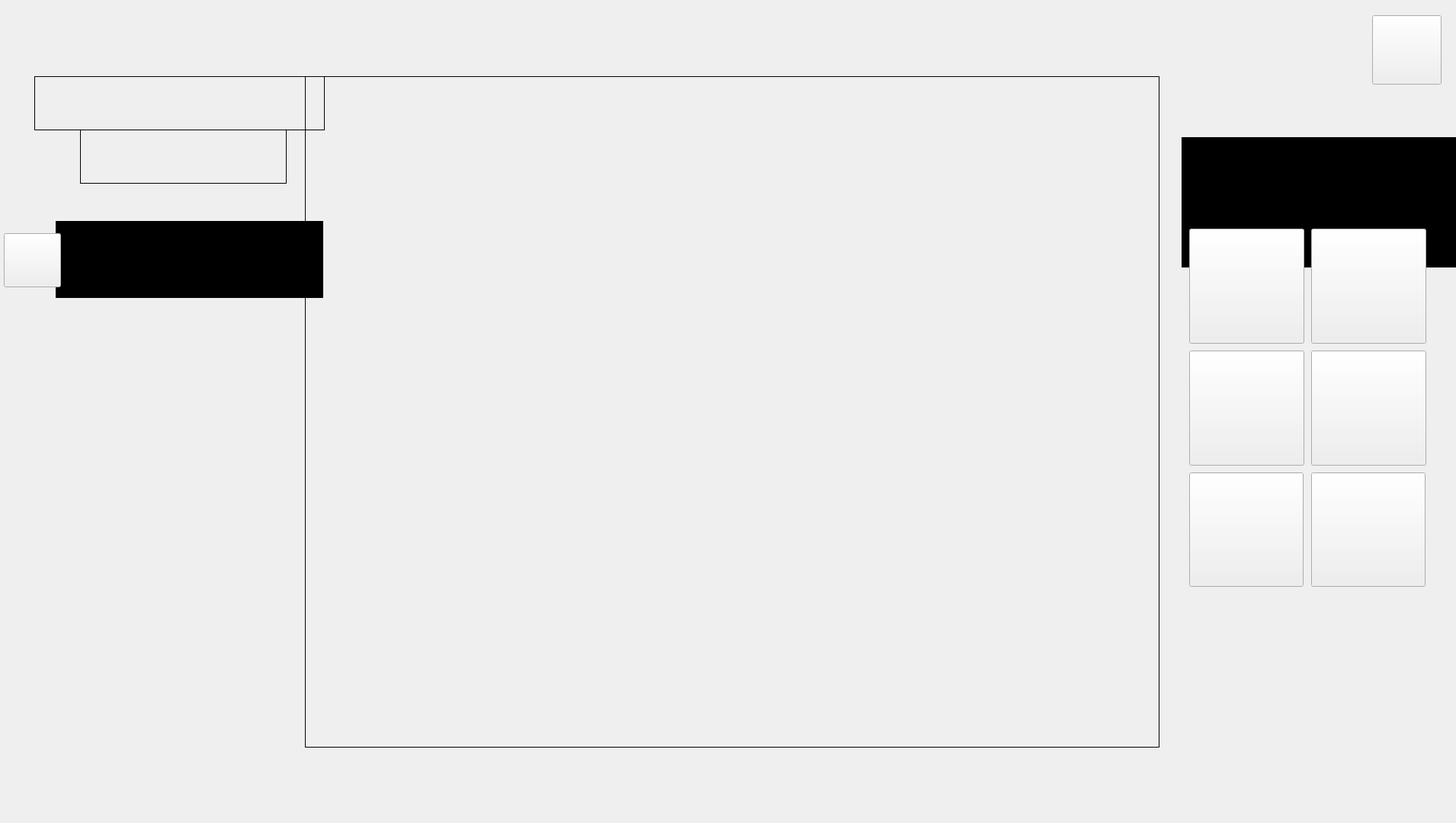
<?xml version="1.0" encoding="UTF-8"?>
<ui version="4.0">
 <class>Form</class>
 <widget class="QWidget" name="Form">
  <property name="geometry">
   <rect>
    <x>0</x>
    <y>0</y>
    <width>1910</width>
    <height>1080</height>
   </rect>
  </property>
  <property name="windowTitle">
   <string>Form</string>
  </property>
  <widget class="QPushButton" name="LipsButton">
   <property name="enabled">
    <bool>true</bool>
   </property>
   <property name="geometry">
    <rect>
     <x>1560</x>
     <y>300</y>
     <width>151</width>
     <height>151</height>
    </rect>
   </property>
   <property name="styleSheet">
    <string notr="true">background-image: url(:/newPrefix/lips.png);
border-color: rgb(255, 255, 255);</string>
   </property>
   <property name="text">
    <string/>
   </property>
  </widget>
  <widget class="QPushButton" name="EyesButton">
   <property name="geometry">
    <rect>
     <x>1560</x>
     <y>460</y>
     <width>151</width>
     <height>151</height>
    </rect>
   </property>
   <property name="styleSheet">
    <string notr="true">background-image: url(:/newPrefix/eye.png);
border-color: rgb(255, 255, 255);</string>
   </property>
   <property name="text">
    <string/>
   </property>
  </widget>
  <widget class="QPushButton" name="BlingButton">
   <property name="geometry">
    <rect>
     <x>1720</x>
     <y>300</y>
     <width>151</width>
     <height>151</height>
    </rect>
   </property>
   <property name="styleSheet">
    <string notr="true">background-image: url(:/newPrefix/bling.png);</string>
   </property>
   <property name="text">
    <string/>
   </property>
  </widget>
  <widget class="QPushButton" name="BlushButton">
   <property name="geometry">
    <rect>
     <x>1720</x>
     <y>460</y>
     <width>151</width>
     <height>151</height>
    </rect>
   </property>
   <property name="styleSheet">
    <string notr="true">border-color: rgb(255, 255, 255);</string>
   </property>
   <property name="text">
    <string/>
   </property>
   <property name="iconSize">
    <size>
     <width>150</width>
     <height>150</height>
    </size>
   </property>
  </widget>
  <widget class="QPushButton" name="mirrorButton">
   <property name="geometry">
    <rect>
     <x>1560</x>
     <y>620</y>
     <width>150</width>
     <height>150</height>
    </rect>
   </property>
   <property name="text">
    <string/>
   </property>
  </widget>
  <widget class="QPushButton" name="closeButton">
   <property name="geometry">
    <rect>
     <x>1800</x>
     <y>20</y>
     <width>91</width>
     <height>91</height>
    </rect>
   </property>
   <property name="text">
    <string/>
   </property>
  </widget>
  <widget class="QLabel" name="imgLabel">
   <property name="geometry">
    <rect>
     <x>400</x>
     <y>100</y>
     <width>1121</width>
     <height>881</height>
    </rect>
   </property>
   <property name="frameShape">
    <enum>QFrame::Box</enum>
   </property>
   <property name="text">
    <string/>
   </property>
  </widget>
  <widget class="QLabel" name="timeLabel">
   <property name="geometry">
    <rect>
     <x>45</x>
     <y>100</y>
     <width>381</width>
     <height>71</height>
    </rect>
   </property>
   <property name="font">
    <font>
     <weight>75</weight>
     <bold>true</bold>
    </font>
   </property>
   <property name="styleSheet">
    <string notr="true">border: 1px solid black;</string>
   </property>
   <property name="text">
    <string/>
   </property>
  </widget>
  <widget class="QTextEdit" name="Mirrorex">
   <property name="geometry">
    <rect>
     <x>1550</x>
     <y>180</y>
     <width>391</width>
     <height>171</height>
    </rect>
   </property>
   <property name="font">
    <font>
     <family>Nyala</family>
     <pointsize>18</pointsize>
    </font>
   </property>
   <property name="styleSheet">
    <string notr="true">background-color: black;
color: white;
border: 1px solid black;</string>
   </property>
   <property name="frameShadow">
    <enum>QFrame::Raised</enum>
   </property>
   <property name="lineWidth">
    <number>1</number>
   </property>
   <property name="readOnly">
    <bool>true</bool>
   </property>
   <property name="html">
    <string>&lt;!DOCTYPE HTML PUBLIC &quot;-//W3C//DTD HTML 4.0//EN&quot; &quot;http://www.w3.org/TR/REC-html40/strict.dtd&quot;&gt;
&lt;html&gt;&lt;head&gt;&lt;meta name=&quot;qrichtext&quot; content=&quot;1&quot; /&gt;&lt;style type=&quot;text/css&quot;&gt;
p, li { white-space: pre-wrap; }
&lt;/style&gt;&lt;/head&gt;&lt;body style=&quot; font-family:'Nyala'; font-size:18pt; font-weight:400; font-style:normal;&quot;&gt;
&lt;p align=&quot;center&quot; style=&quot; margin-top:12px; margin-bottom:12px; margin-left:0px; margin-right:0px; -qt-block-indent:0; text-indent:0px;&quot;&gt;&lt;span style=&quot; font-size:22pt;&quot;&gt; &lt;/span&gt;&lt;/p&gt;&lt;/body&gt;&lt;/html&gt;</string>
   </property>
   <property name="textInteractionFlags">
    <set>Qt::NoTextInteraction</set>
   </property>
  </widget>
  <widget class="QTextEdit" name="Mirrortitle">
   <property name="geometry">
    <rect>
     <x>73</x>
     <y>290</y>
     <width>351</width>
     <height>101</height>
    </rect>
   </property>
   <property name="font">
    <font>
     <family>Nyala</family>
     <pointsize>18</pointsize>
    </font>
   </property>
   <property name="styleSheet">
    <string notr="true">background-color: black;
color: white;
border: 1px solid black;</string>
   </property>
   <property name="frameShadow">
    <enum>QFrame::Raised</enum>
   </property>
   <property name="lineWidth">
    <number>1</number>
   </property>
   <property name="readOnly">
    <bool>true</bool>
   </property>
   <property name="html">
    <string>&lt;!DOCTYPE HTML PUBLIC &quot;-//W3C//DTD HTML 4.0//EN&quot; &quot;http://www.w3.org/TR/REC-html40/strict.dtd&quot;&gt;
&lt;html&gt;&lt;head&gt;&lt;meta name=&quot;qrichtext&quot; content=&quot;1&quot; /&gt;&lt;style type=&quot;text/css&quot;&gt;
p, li { white-space: pre-wrap; }
&lt;/style&gt;&lt;/head&gt;&lt;body style=&quot; font-family:'Nyala'; font-size:18pt; font-weight:400; font-style:normal;&quot;&gt;
&lt;p align=&quot;center&quot; style=&quot; margin-top:12px; margin-bottom:12px; margin-left:0px; margin-right:0px; -qt-block-indent:0; text-indent:0px;&quot;&gt;&lt;span style=&quot; font-size:22pt;&quot;&gt; &lt;/span&gt;&lt;/p&gt;&lt;/body&gt;&lt;/html&gt;</string>
   </property>
   <property name="textInteractionFlags">
    <set>Qt::NoTextInteraction</set>
   </property>
  </widget>
  <widget class="QPushButton" name="apple">
   <property name="geometry">
    <rect>
     <x>5</x>
     <y>306</y>
     <width>75</width>
     <height>71</height>
    </rect>
   </property>
   <property name="text">
    <string/>
   </property>
  </widget>
  <widget class="QLabel" name="dateLabel">
   <property name="geometry">
    <rect>
     <x>105</x>
     <y>170</y>
     <width>271</width>
     <height>71</height>
    </rect>
   </property>
   <property name="font">
    <font>
     <weight>75</weight>
     <bold>true</bold>
    </font>
   </property>
   <property name="styleSheet">
    <string notr="true">border: 1px solid black;</string>
   </property>
   <property name="text">
    <string/>
   </property>
  </widget>
  <widget class="QPushButton" name="shopButton">
   <property name="geometry">
    <rect>
     <x>1720</x>
     <y>620</y>
     <width>150</width>
     <height>150</height>
    </rect>
   </property>
   <property name="text">
    <string/>
   </property>
  </widget>
  <zorder>Mirrorex</zorder>
  <zorder>imgLabel</zorder>
  <zorder>LipsButton</zorder>
  <zorder>EyesButton</zorder>
  <zorder>BlingButton</zorder>
  <zorder>BlushButton</zorder>
  <zorder>mirrorButton</zorder>
  <zorder>closeButton</zorder>
  <zorder>timeLabel</zorder>
  <zorder>Mirrortitle</zorder>
  <zorder>apple</zorder>
  <zorder>dateLabel</zorder>
  <zorder>shopButton</zorder>
 </widget>
 <resources/>
 <connections/>
</ui>
